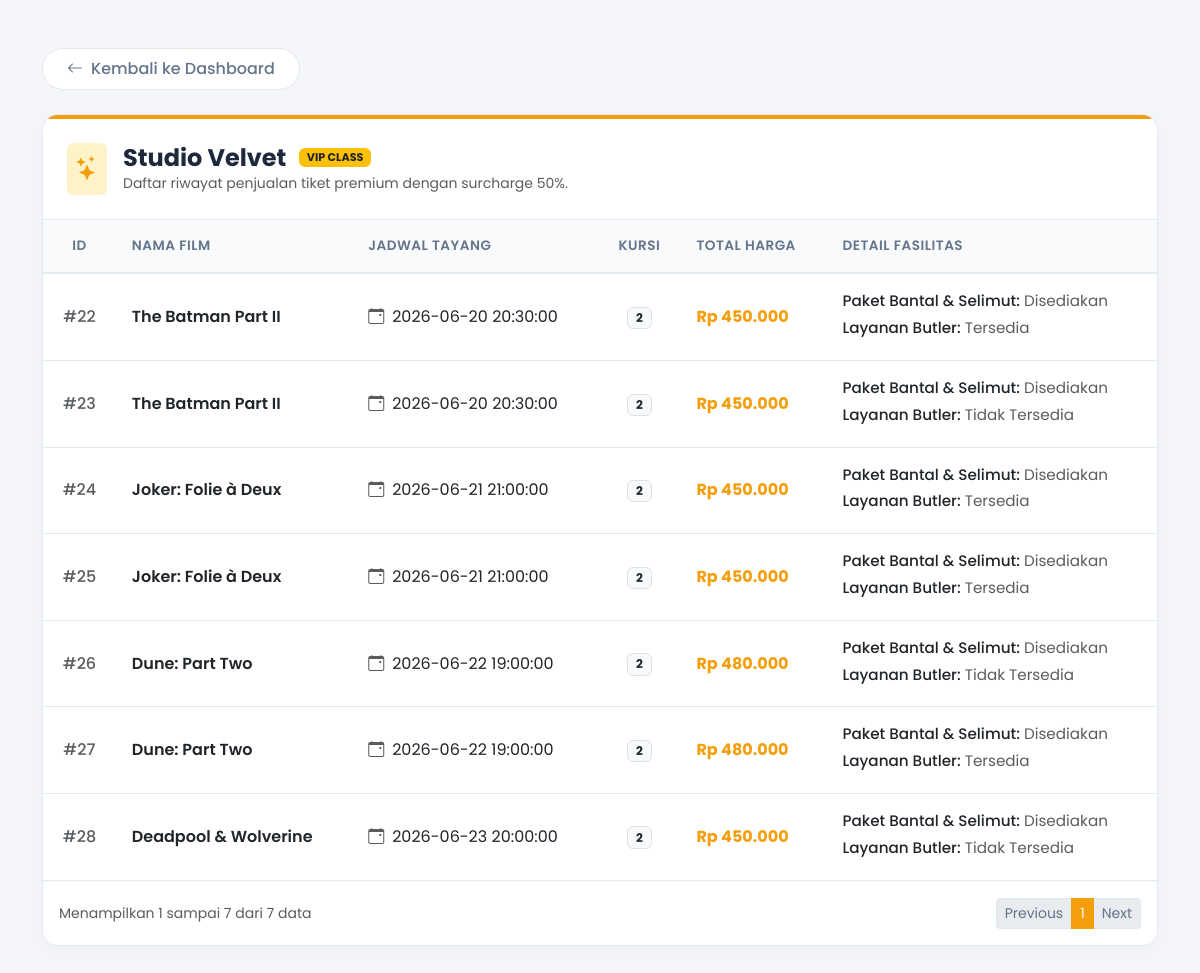
/views/velvet.php, run on the app's committed database.
### tables this page shows
CREATE TABLE `tabel_tiket` (
  `id_tiket` int(11) NOT NULL AUTO_INCREMENT,
  `nama_film` varchar(255) NOT NULL,
  `jadwal_tayang` datetime NOT NULL,
  `jumlah_kursi` int(11) NOT NULL,
  `harga_dasar_tiket` int(11) NOT NULL,
  `jenis_studio` enum('Regular','IMAX','Velvet') NOT NULL,
  `tipe_audio` varchar(50) DEFAULT NULL,
  `lokasi_baris` varchar(10) DEFAULT NULL,
  `kacamata_3d_id` varchar(50) DEFAULT NULL,
  `efek_gerak_fitur` tinyint(1) DEFAULT NULL,
  `bantal_selimut_pack` tinyint(1) DEFAULT NULL,
  `layanan_butler` tinyint(1) DEFAULT NULL,
  PRIMARY KEY (`id_tiket`)
);

### models/tiket.php (called while the page is built, shortened)
<?php
abstract class Tiket {
    protected int $id_tiket;
    protected string $nama_film;
    protected string $jadwal_tayang;
    protected int $jumlah_kursi;
    protected static string $kategoriStudio = '';
    public function __construct(
        int $id_tiket,
        string $nama_film,
        string $jadwal_tayang,
        int $jumlah_kursi,
        int $hargaDasarTiket
    ) {
        $this->id_tiket = $id_tiket;
        $this->nama_film = $nama_film;
        $this->jadwal_tayang = $jadwal_tayang;
        $this->jumlah_kursi = $jumlah_kursi;
        $this->hargaDasarTiket = $hargaDasarTiket;
    }
    public function getIdTiket(): int {
        return $this->id_tiket;
    }
    public function getNamaFilm(): string {
        return $this->nama_film;
    }
    public function getJadwalTayang(): string {
        return $this->jadwal_tayang;
    }
    public function getJumlahKursi(): int {
        return $this->jumlah_kursi;
    }
    public static function ambilSemuaData(PDO $pdo): array {
        $kategori = static::$kategoriStudio;
        $stmt = $pdo->prepare("SELECT * FROM tabel_tiket WHERE jenis_studio = :kategori");
        $stmt->execute(['kategori' => $kategori]);
        $rows = $stmt->fetchAll();
        $result = [];
        foreach ($rows as $row) {
            $result[] = static::rakitObjek($row);
        }
        return $result;
    }
}
?>

### models/tiketVelvet.php (called while the page is built, shortened)
<?php
require_once __DIR__ . '/tiket.php';
class TiketVelvet extends Tiket {
    private ?bool $bantalSelimutPack;
    private ?bool $layananButler;
    public function __construct(
        int $id_tiket,
        string $nama_film,
        string $jadwal_tayang,
        int $jumlah_kursi,
        int $hargaDasarTiket,
        ?bool $bantalSelimutPack,
        ?bool $layananButler
    ) {
        $this->bantalSelimutPack = $bantalSelimutPack;
        $this->layananButler = $layananButler;
    }
    public function hitungTotalHarga(): int {
        return (int) (($this->jumlah_kursi * $this->hargaDasarTiket) * 1.50);
    }
    public function tampilkanInfoFasilitas(): array {
        $statusBantal = $this->bantalSelimutPack ? "Disediakan" : "Tidak Disediakan";
        $statusButler = $this->layananButler ? "Tersedia" : "Tidak Tersedia";
        return [
            'Paket Bantal & Selimut' => $statusBantal,
            'Layanan Butler'         => $statusButler
        ];
    }
    protected static function rakitObjek(array $row): self {
        return new self(
            $row['id_tiket'],
            $row['nama_film'],
            $row['jadwal_tayang'],
            $row['jumlah_kursi'],
            $row['harga_dasar_tiket'],
            $row['bantal_selimut_pack'] !== null ? (bool)$row['bantal_selimut_pack'] : null,
            $row['layanan_butler'] !== null ? (bool)$row['layanan_butler'] : null
        );
    }
}
?>

### views/velvet.php (the view, shortened to what this page needs)
<?php
require_once '../models/tiketVelvet.php';
$database = new Database();
$pdo = $database->getConnection();
$daftarTiket = TiketVelvet::ambilSemuaData($pdo);
$perPage = 10;
$totalData = count($daftarTiket);
$totalPages = ceil($totalData / $perPage);
$page = isset($_GET['page']) ? (int)$_GET['page'] : 1;
$offset = ($page - 1) * $perPage;
$dataHalamanIni = array_slice($daftarTiket, $offset, $perPage);
?>
<!DOCTYPE html>
<html lang="id">
<head>
    <link href="https://cdn.jsdelivr.net/npm/bootstrap@5.3.0/dist/css/bootstrap.min.css" rel="stylesheet">
    <link href="https://cdn.jsdelivr.net/npm/bootstrap-icons@1.10.0/font/bootstrap-icons.css" rel="stylesheet">
</head>
<body>
<div class="container py-5 animate-fade">
    <div class="mb-4">
        <a href="../index.php" class="btn-back text-decoration-none d-inline-flex align-items-center">
            <i class="bi bi-arrow-left me-2"></i> Kembali ke Dashboard
        </a>
    </div>
    <div class="premium-card">
        <div class="card-header-custom d-flex justify-content-between align-items-center">
            <div class="d-flex align-items-center">
                <div class="p-2 rounded me-3" style="background-color: #fef3c7; color: var(--accent-velvet);">
                    <i class="bi bi-stars fs-4"></i>
                </div>
                <div>
                    <h4 class="mb-0 fw-bold">Studio Velvet <span class="badge bg-warning text-dark align-middle ms-2" style="font-size: 0.7rem; margin-top: -3px;">VIP CLASS</span></h4>
                    <p class="text-muted mb-0 small">Daftar riwayat penjualan tiket premium dengan surcharge 50%.</p>
                </div>
            </div>
        </div>
        <div class="card-body p-0">
            <div class="table-responsive">
                <table class="table table-hover align-middle">
                    <thead>
                        <tr>
                            <th class="text-center">ID</th>
                            <th>Nama Film</th>
                            <th>Jadwal Tayang</th>
                            <th class="text-center">Kursi</th>
                            <th>Total Harga</th>
                            <th>Detail Fasilitas</th>
                        </tr>
                    </thead>
                    <tbody>
                        <?php if ($totalData > 0): ?>
                            <?php foreach ($dataHalamanIni as $tiket): ?>
                                <tr>
                                    <td class="text-center fw-medium text-muted">#<?= $tiket->getIdTiket(); ?></td>
                                    <td class="fw-semibold"><?= $tiket->getNamaFilm(); ?></td>
                                    <td><i class="bi bi-calendar-event me-2 text-muted"></i><?= $tiket->getJadwalTayang(); ?></td>
                                    <td class="text-center"><span class="badge bg-light text-dark border"><?= $tiket->getJumlahKursi(); ?></span></td>
                                    <td class="fw-bold" style="color: var(--accent-velvet);">
                                        Rp <?= number_format($tiket->hitungTotalHarga(), 0, ',', '.'); ?>
                                    </td>
                                    <td>
                                        <ul class="list-unstyled mb-0 text-muted">
                                            <?php foreach ($tiket->tampilkanInfoFasilitas() as $fitur => $status): ?>
                                                <li><span class="fw-medium text-dark"><?= $fitur; ?>:</span> <?= $status; ?></li>
                                            <?php endforeach; ?>
                                        </ul>
                                    </td>
                                </tr>
                            <?php endforeach; ?>
                        <?php endif; ?>
                    </tbody>
                </table>
            </div>
            <?php if ($totalData > 0): ?>
            <div class="p-3 border-top border-light d-flex justify-content-between align-items-center bg-white">
                <span class="text-muted small">
                    Menampilkan <?= $offset + 1 ?> sampai <?= min($offset + $perPage, $totalData) ?> dari <?= $totalData ?> data
                </span>
                <nav aria-label="Page navigation">
                    <ul class="pagination pagination-sm mb-0">
                        <li class="page-item <?= ($page <= 1) ? 'disabled' : '' ?>">
                            <a class="page-link" href="?page=<?= $page - 1 ?>">Previous</a>
                        </li>
                        <?php for ($i = 1; $i <= $totalPages; $i++): ?>
                            <li class="page-item <?= ($i == $page) ? 'active' : '' ?>">
                                <a class="page-link" href="?page=<?= $i ?>"><?= $i ?></a>
                            </li>
                        <?php endfor; ?>
                        <li class="page-item <?= ($page >= $totalPages) ? 'disabled' : '' ?>">
                            <a class="page-link" href="?page=<?= $page + 1 ?>">Next</a>
                        </li>
                    </ul>
                </nav>
            </div>
            <?php endif; ?>
        </div>
    </div>
</div>
</body>
</html>

### views/velvet.php (style rules this page uses)
:root { --bg-main: #f4f6f9; --card-bg: #ffffff; --text-dark: #1e293b; --text-muted: #64748b; --border-light: #e2e8f0; --accent-velvet: #f59e0b; }
body { font-family: 'Poppins', sans-serif; background-color: var(--bg-main); color: var(--text-dark); }
.animate-fade { animation: fadeIn 0.5s ease-out forwards; }
.premium-card { background-color: var(--card-bg); border: 1px solid var(--border-light); border-radius: 16px; box-shadow: 0 4px 20px rgba(0,0,0,0.03); overflow: hidden; }
.card-header-custom { background-color: transparent; border-bottom: 1px solid var(--border-light); padding: 1.5rem; border-top: 4px solid var(--accent-velvet); }
.btn-back { background-color: #ffffff; color: var(--text-muted); border: 1px solid var(--border-light); border-radius: 50px; padding: 0.5rem 1.5rem; font-weight: 500; transition: all 0.3s; }
.table { margin-bottom: 0; color: var(--text-dark); }
.table > thead > tr > th { background-color: #f8fafc; color: var(--text-muted); font-weight: 600; text-transform: uppercase; font-size: 0.85rem; letter-spacing: 0.5px; border-bottom: 2px solid var(--border-light); padding: 1rem; }
.table > tbody > tr > td { padding: 1rem; vertical-align: middle; border-bottom: 1px solid var(--border-light); }
.list-unstyled li { margin-bottom: 0.25rem; font-size: 0.95rem; }
.pagination .page-link { color: var(--text-muted); border-color: var(--border-light); box-shadow: none; }
.pagination .page-item.active .page-link { background-color: var(--accent-velvet); border-color: var(--accent-velvet); color: #fff; }

### data on the page
tabel_tiket: id_tiket "22", nama_film "The Batman Part II", jadwal_tayang "2026-06-20 20:30:00", jumlah_kursi "2", $tiket->hitungTotalHarga() "450.000", fitur "Paket Bantal & Selimut", status "Disediakan", fitur "Layanan Butler", status "Tersedia"
tabel_tiket: id_tiket "23", nama_film "The Batman Part II", jadwal_tayang "2026-06-20 20:30:00", jumlah_kursi "2", $tiket->hitungTotalHarga() "450.000", fitur "Paket Bantal & Selimut", status "Disediakan", fitur "Layanan Butler", status "Tidak Tersedia"
tabel_tiket: id_tiket "24", nama_film "Joker: Folie à Deux", jadwal_tayang "2026-06-21 21:00:00", jumlah_kursi "2", $tiket->hitungTotalHarga() "450.000", fitur "Paket Bantal & Selimut", status "Disediakan", fitur "Layanan Butler", status "Tersedia"
tabel_tiket: id_tiket "25", nama_film "Joker: Folie à Deux", jadwal_tayang "2026-06-21 21:00:00", jumlah_kursi "2", $tiket->hitungTotalHarga() "450.000", fitur "Paket Bantal & Selimut", status "Disediakan", fitur "Layanan Butler", status "Tersedia"
tabel_tiket: id_tiket "26", nama_film "Dune: Part Two", jadwal_tayang "2026-06-22 19:00:00", jumlah_kursi "2", $tiket->hitungTotalHarga() "480.000", fitur "Paket Bantal & Selimut", status "Disediakan", fitur "Layanan Butler", status "Tidak Tersedia"
tabel_tiket: id_tiket "27", nama_film "Dune: Part Two", jadwal_tayang "2026-06-22 19:00:00", jumlah_kursi "2", $tiket->hitungTotalHarga() "480.000", fitur "Paket Bantal & Selimut", status "Disediakan", fitur "Layanan Butler", status "Tersedia"
tabel_tiket: id_tiket "28", nama_film "Deadpool & Wolverine", jadwal_tayang "2026-06-23 20:00:00", jumlah_kursi "2", $tiket->hitungTotalHarga() "450.000", fitur "Paket Bantal & Selimut", status "Disediakan", fitur "Layanan Butler", status "Tidak Tersedia"

### other printed values
$offset + 1 "1"
min($offset + $perPage, $totalData) "7"
$totalData "7"
